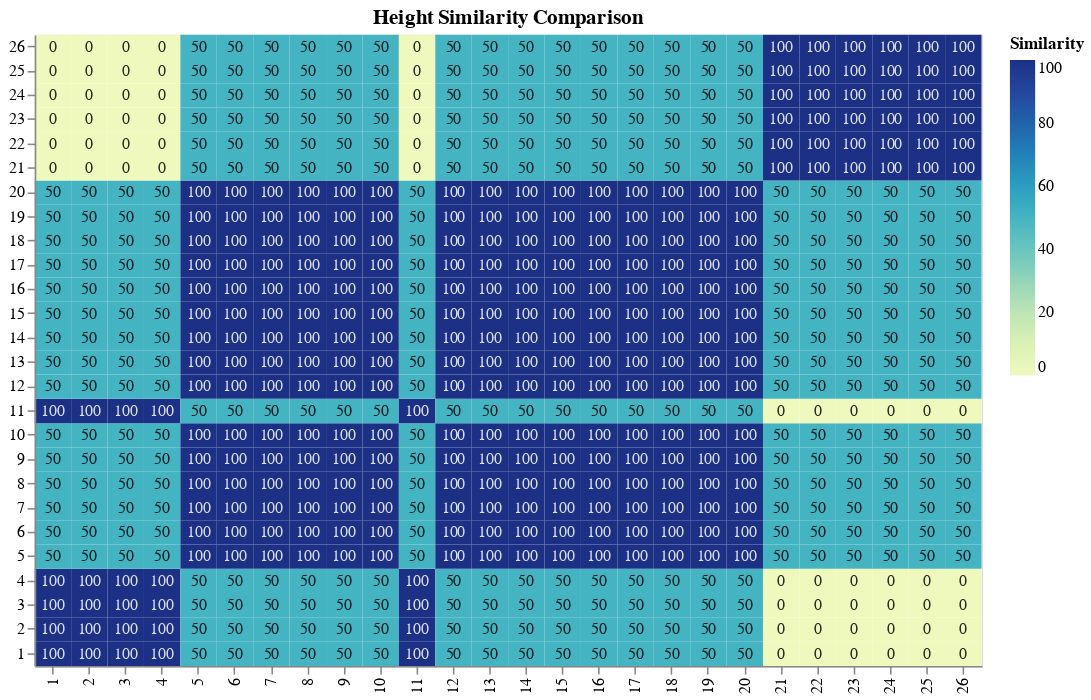

The notebook cell this image was saved under:
### Code cell
dfplot = pd.DataFrame({'x': dfsimilarity["id_a"].ravel(),
                   'y': dfsimilarity["id_b"].ravel(),
                   'Similarity': dfsimilarity["similarity"].ravel()})
#alt.data_transformers.disable_max_rows()
chart = alt.Chart(dfplot).mark_rect().encode(
    x=alt.X('x:O', axis=alt.Axis(title="")),
    y=alt.Y('y:O', axis=alt.Axis(title=""), sort="descending"),
    color='Similarity:Q'
).properties(
    title=["Height Similarity Comparison"]
)

text = chart.mark_text(baseline='middle').encode(
    text='Similarity:Q',
    color=alt.condition(
        alt.datum.Similarity < 70,
        alt.value('black'),
        alt.value('white')
    ),
    size=alt.value(10),
    opacity=alt.value(0.85)
)

# Draw the chart
plot = chart.properties(width=CHART_WIDTH, height=CHART_HEIGHT) + text
plot

### Figure 1 — Vega-Lite specification as saved in the notebook (floating-point values rounded to 4 significant figures; data arrays with more than 128 entries replaced by an {"elided": "..."} marker saying what was removed)
{"config": {"view": {"continuousWidth": 400, "continuousHeight": 300}}, "layer": [{"mark": "rect", "encoding": {"color": {"type": "quantitative", "field": "Similarity"}, "x": {"type": "ordinal", "axis": {"title": ""}, "field": "x"}, "y": {"type": "ordinal", "axis": {"title": ""}, "field": "y", "sort": "descending"}}, "height": 400, "title": ["Height Similarity Comparison"], "width": 600}, {"mark": {"type": "text", "baseline": "middle"}, "encoding": {"color": {"condition": {"value": "black", "test": "(datum.Similarity < 70)"}, "value": "white"}, "opacity": {"value": 0.85}, "size": {"value": 10}, "text": {"type": "quantitative", "field": "Similarity"}, "x": {"type": "ordinal", "axis": {"title": ""}, "field": "x"}, "y": {"type": "ordinal", "axis": {"title": ""}, "field": "y", "sort": "descending"}}, "title": ["Height Similarity Comparison"]}], "data": {"name": "data-758f62e0156d47b972831b87ac3005b8"}, "$schema": "https://vega.github.io/schema/vega-lite/v4.8.1.json", "datasets": {"data-758f62e0156d47b972831b87ac3005b8": {"elided": "676 records"}}}
